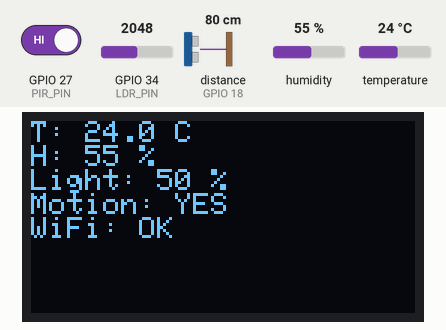
Recording of a sketch running on a simulated ESP32. Parts: 128×64 one-colour display. Wiring (inferred from the names in the program): ultrasonic range finder: trigger GPIO 5; echo GPIO 18. The test bench sets the inputs (shaded band); at power-on: humidity 55 %, GPIO 27 (PIR_PIN) HIGH, GPIO 34 (LDR_PIN) = 2048, temperature 24 °C, distance to the obstacle (sensor on GPIO 18) 80 cm. The echo pulse lasts 58.3 µs per cm; WiFi joins after 1.5 s; servers stay silent unless stated; uploads are accepted with an empty reply; what the sketch prints to the serial monitor is not drawn.

Above: at 2.7 s.
2.8 s: humidity set to 22 %
At 5.0 s:
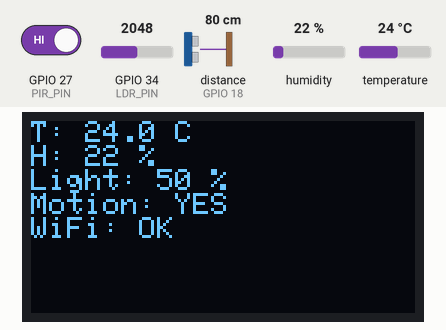
5.7 s: GPIO 27 (PIR_PIN) driven LOW
At 7.0 s:
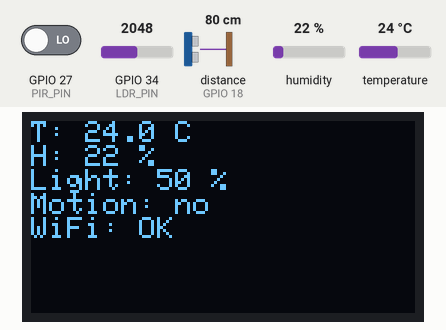
8.2 s: GPIO 34 (LDR_PIN) set to 2866
At 10.3 s:
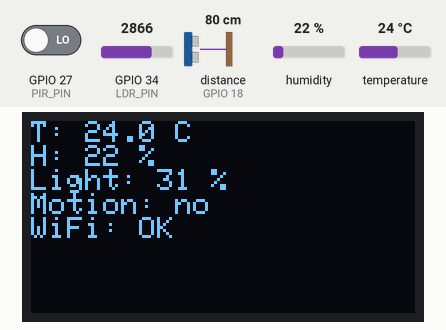
10.6 s: temperature set to 12 °C
At 12.3 s:
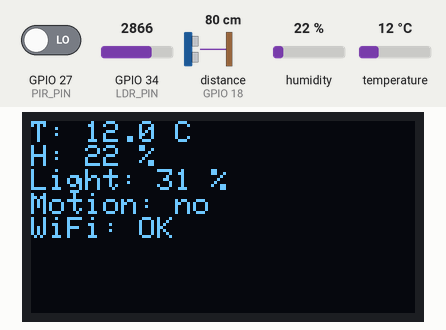
13.1 s: GPIO 34 (LDR_PIN) set to 3972
At 14.4 s:
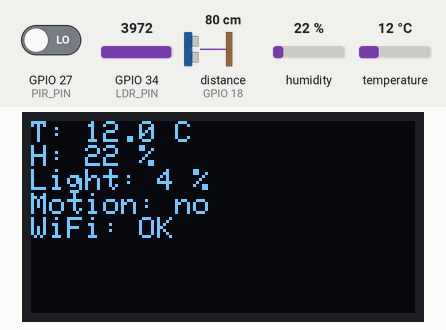
15.6 s: GPIO 27 (PIR_PIN) driven HIGH
At 17.6 s:
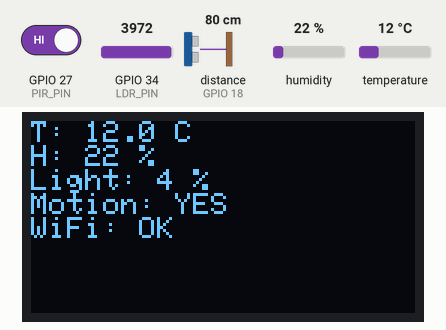
Timing chart, 0 to 19.0 s (numbered marks = the images above; inputs shaded):
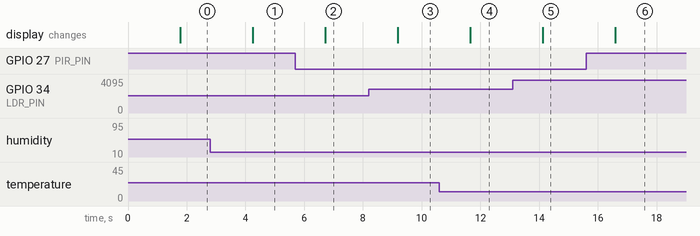

The sketch:

sensor.ino
```cpp
// Сенсорын ESP32: PIR, LDR, DHT22, HC-SR04 уншаад серверт илгээнэ, OLED дээр харуулна
// Library: "DHT sensor library" (Adafruit), "Adafruit SSD1306", "Adafruit GFX"
#include <WiFi.h>
#include <HTTPClient.h>
#include <Wire.h>
#include <Adafruit_GFX.h>
#include <Adafruit_SSD1306.h>
#include <DHT.h>

// ---- Өөрчлөх хэсэг ----
const char* WIFI_SSID = "Samsung s27 ultira plas";
const char* WIFI_PASS = "00111111";
const char* SERVER_URL = "http://10.177.250.225:3000/api/readings";  // компьютерийн IP

// ---- Pin ----
#define DHT_PIN 4
#define PIR_PIN 27
#define LDR_PIN 34    // analog (зөвхөн input pin)
#define TRIG_PIN 5
#define ECHO_PIN 18   // HC-SR04 ECHO нь 5V өгдөг тул резисторын хуваагчаар оруулах
// OLED: SDA = 21, SCL = 22

DHT dht(DHT_PIN, DHT22);
Adafruit_SSD1306 oled(128, 64, &Wire, -1);

float readDistance() {
  digitalWrite(TRIG_PIN, LOW);
  delayMicroseconds(2);
  digitalWrite(TRIG_PIN, HIGH);
  delayMicroseconds(10);
  digitalWrite(TRIG_PIN, LOW);
  long t = pulseIn(ECHO_PIN, HIGH, 30000);  // 30 мс хүртэл хүлээнэ
  if (t == 0) return -1;                     // echo ирээгүй
  return t * 0.0343 / 2;
}

// 0-100% (өндөр = гэрэлтэй). Модулийн төрлөөс шалтгаалж эсрэгээр байвал 100 - x болго
int readLight() {
  int raw = analogRead(LDR_PIN);             // 0..4095
  return 100 - raw * 100 / 4095;
}

void connectWifi() {
  WiFi.begin(WIFI_SSID, WIFI_PASS);
  int tries = 0;
  while (WiFi.status() != WL_CONNECTED && tries < 30) {
    delay(500);
    tries++;
  }
}

void showOled(float t, float h, int light, int motion, bool wifiOk) {
  oled.clearDisplay();
  oled.setTextSize(1);
  oled.setTextColor(SSD1306_WHITE);
  oled.setCursor(0, 0);
  oled.print("T: "); oled.print(t, 1); oled.println(" C");
  oled.print("H: "); oled.print(h, 0); oled.println(" %");
  oled.print("Light: "); oled.print(light); oled.println(" %");
  oled.print("Motion: "); oled.println(motion ? "YES" : "no");
  oled.print("WiFi: "); oled.println(wifiOk ? "OK" : "ERROR");
  oled.display();
}

void setup() {
  Serial.begin(115200);
  pinMode(PIR_PIN, INPUT);
  pinMode(TRIG_PIN, OUTPUT);
  pinMode(ECHO_PIN, INPUT);
  dht.begin();
  oled.begin(SSD1306_SWITCHCAPVCC, 0x3C);
  connectWifi();
}

void loop() {
  float t = dht.readTemperature();
  float h = dht.readHumidity();
  int light = readLight();
  int motion = digitalRead(PIR_PIN);
  float dist = readDistance();

  // DHT22 уншиж чадаагүй бол өмнөх утгыг ашиглахгүй, илгээхгүй
  bool dhtOk = !(isnan(t) || isnan(h));

  if (WiFi.status() != WL_CONNECTED) {
    connectWifi();
  }
  bool wifiOk = (WiFi.status() == WL_CONNECTED);

  if (wifiOk) {
    String json = "{\"light\":" + String(light) +
                  ",\"motion\":" + String(motion) +
                  ",\"distance_cm\":" + String(dist, 1);
    if (dhtOk) {
      json += ",\"temperature\":" + String(t, 1) + ",\"humidity\":" + String(h, 1);
    }
    json += "}";

    HTTPClient http;
    http.begin(SERVER_URL);
    http.addHeader("Content-Type", "application/json");
    int code = http.POST(json);
    Serial.println(json + " -> " + String(code));
    http.end();
  }

  showOled(dhtOk ? t : 0, dhtOk ? h : 0, light, motion, wifiOk);
  delay(1000);
}
```

Measured:
- after the input at 2.8 s, the display: changes after 1.4 s (image 1)
- after the input at 5.7 s, the display: changes after 1.0 s (image 2)
- after the input at 8.2 s, the display: changes after 0.98 s (image 3)
- after the input at 10.6 s, the display: changes after 1.1 s (image 4)
- after the input at 13.1 s, the display: changes after 1.0 s (image 5)
- after the input at 15.6 s, the display: changes after 1.0 s (image 6)
